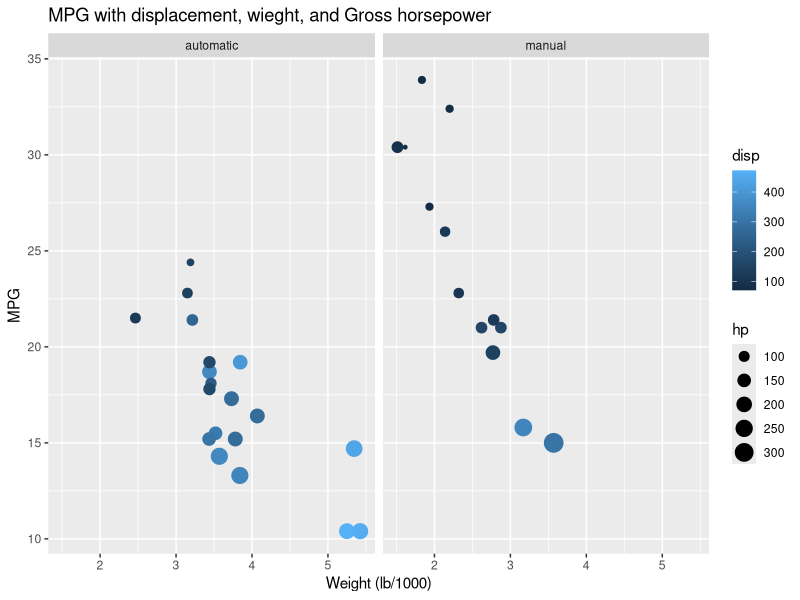
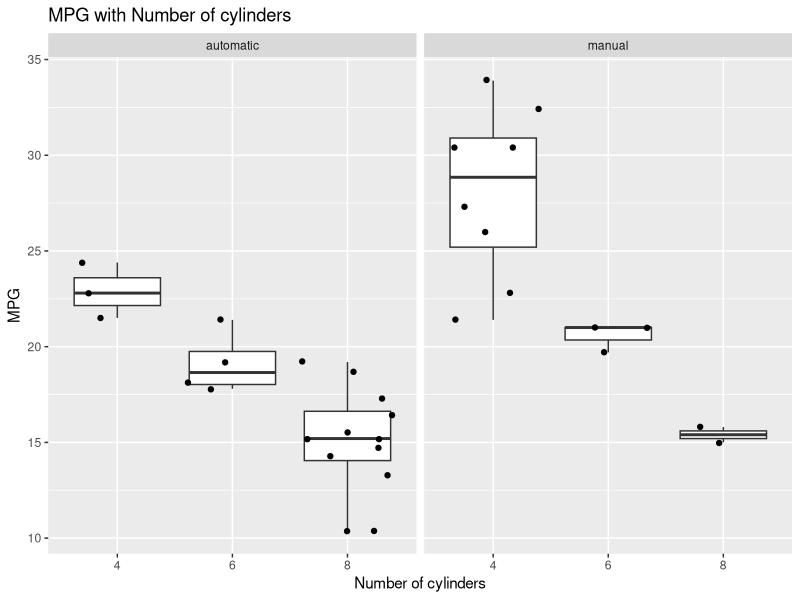
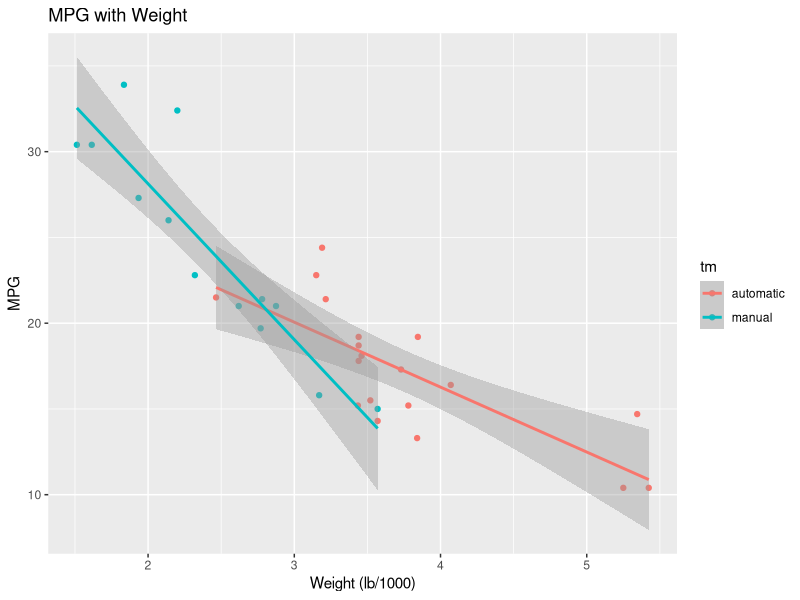
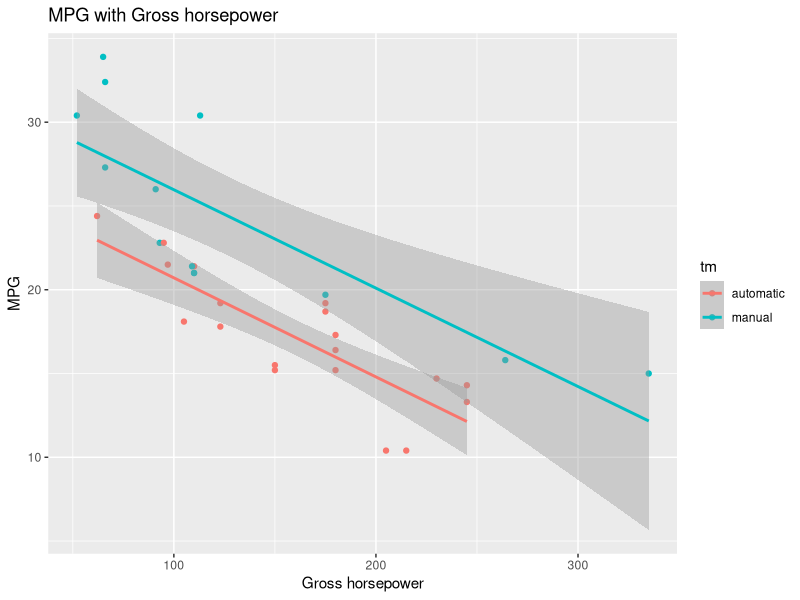
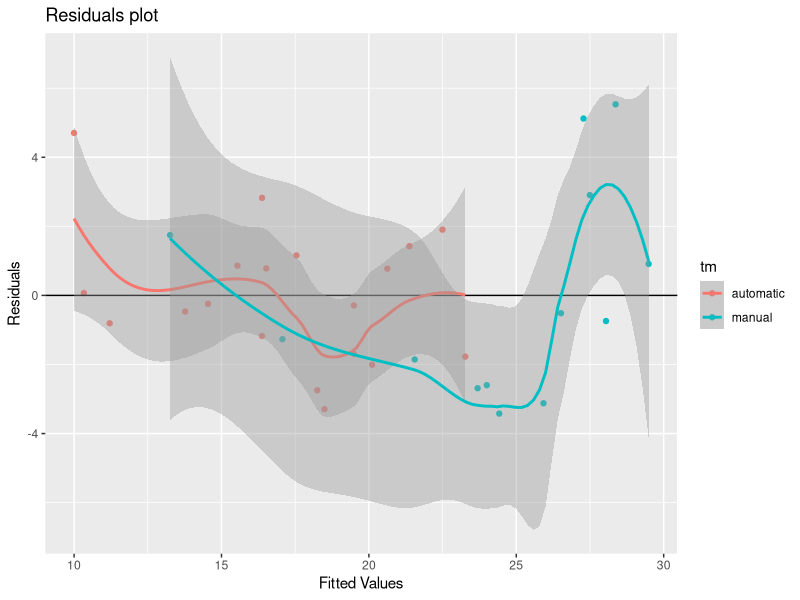

Source code (R) for these figures, in order:
## ---- chunk 1
library(ggplot2)
data(mtcars)

mcars <- mtcars
mcars[mcars$am ==0,c("tm")] <- gsub("0", "automatic", mcars[mcars$am ==0,c("am")])
mcars[mcars$am ==1,c("tm")] <- gsub("1", "manual", mcars[mcars$am ==1,c("am")])
mcars$tm <- as.factor(mcars$tm)

auto <- subset(mcars, am == 0)
manual <- subset(mcars, am ==  1)
## ---- chunk 2
sort( abs( cor(mtcars)[,c("mpg")]),decreasing=T)
## ---- chunk 3
carsfit <- lm(mpg ~ tm+as.factor(cyl)+wt+disp+hp-1, data = mcars)
## ---- chunk 4
carsfit <- lm(mpg ~ tm+wt+hp-1+tm*wt*hp, data = mcars)
## ---- chunk 5
carsfit <- lm(mpg ~ tm+wt+hp-1, data = mcars)
summary(carsfit)
## ---- chunk 6

qplot(y=mpg, x=wt, data=mcars, colour= disp,size=hp,facets=.~tm,geom =c("point"),ylab = "MPG",xlab="Weight (lb/1000)",main="MPG with displacement, wieght, and Gross horsepower")

qplot(y =mpg ,x=as.factor(cyl), data=mcars,geom=c("boxplot", "jitter"),facets=.~tm,main="MPG with Number of cylinders",ylab = "MPG",xlab="Number of cylinders")

qplot(y =mpg , x=wt, data=mcars,color=tm,geom =c("point", "smooth"), method = "lm",main="MPG with Weight",ylab = "MPG",xlab="Weight (lb/1000)")

qplot(y =mpg , x=hp, data=mcars,color=tm,geom =c("point", "smooth"), method = "lm",main="MPG with Gross horsepower",ylab = "MPG",xlab="Gross horsepower")
## ---- chunk 7
qplot(y=resid(carsfit),x=carsfit$fitted.values,data=mcars,color=tm,xlab="Fitted Values",ylab="Residuals",main = "Residuals plot")+
  geom_abline(slope = 0, intercept = 0) +
geom_smooth() 
